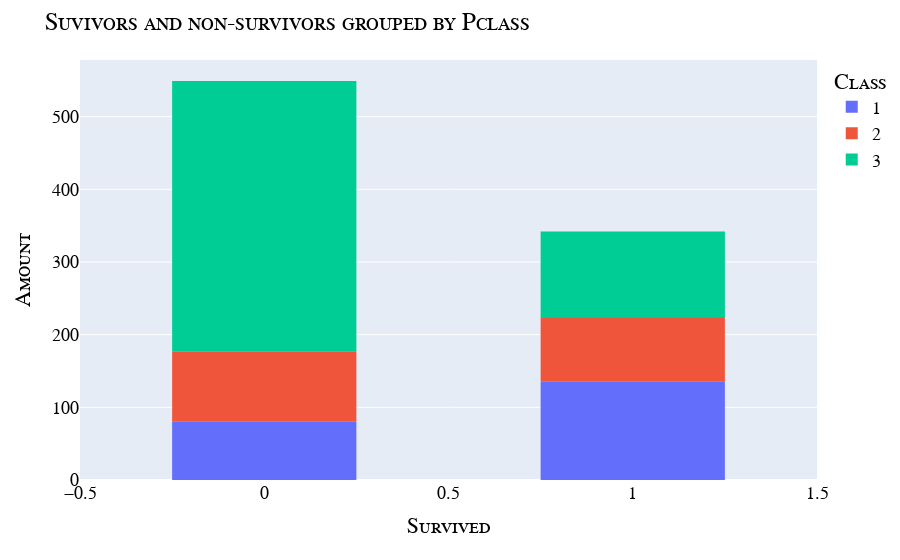

The code cell stored with this chart in its notebook:
### Markdown cell above
## Analysing classes

### Code cell
survivors_by_class = train.groupby(['Pclass', 'Sex', 'Survived']).size().reset_index(name='Amount')
fig = px.histogram(
    survivors_by_class,
    x='Survived',
    y='Amount',
    color='Pclass'
)

fig.update_layout(bargap=0.5,
                 title= {
                     'text': f"Suvivors and non-survivors grouped by Pclass"
                 },
                  yaxis_title='Amount',
                  legend_title_text='Class',
                  font=my_font
                 
)

### Figure 1 — Plotly figure (JSON) as saved in the notebook; plotly's stock layout.template omitted (floating-point values rounded to 4 significant figures)
{"data": [{"bingroup": "x", "histfunc": "sum", "hovertemplate": "Pclass=1<br>Survived=%{x}<br>sum of Amount=%{y}<extra></extra>", "legendgroup": "1", "marker": {"color": "#636efa", "pattern": {"shape": ""}}, "name": "1", "orientation": "v", "showlegend": true, "type": "histogram", "x": [0, 1, 0, 1], "xaxis": "x", "y": [3, 91, 77, 45], "yaxis": "y"}, {"bingroup": "x", "histfunc": "sum", "hovertemplate": "Pclass=2<br>Survived=%{x}<br>sum of Amount=%{y}<extra></extra>", "legendgroup": "2", "marker": {"color": "#EF553B", "pattern": {"shape": ""}}, "name": "2", "orientation": "v", "showlegend": true, "type": "histogram", "x": [0, 1, 0, 1], "xaxis": "x", "y": [6, 70, 91, 17], "yaxis": "y"}, {"bingroup": "x", "histfunc": "sum", "hovertemplate": "Pclass=3<br>Survived=%{x}<br>sum of Amount=%{y}<extra></extra>", "legendgroup": "3", "marker": {"color": "#00cc96", "pattern": {"shape": ""}}, "name": "3", "orientation": "v", "showlegend": true, "type": "histogram", "x": [0, 1, 0, 1], "xaxis": "x", "y": [72, 72, 300, 47], "yaxis": "y"}], "layout": {"bargap": 0.5, "barmode": "relative", "font": {"color": "Black", "family": "Courier New, monospace", "size": 18, "variant": "small-caps"}, "legend": {"title": {"text": "Class"}, "tracegroupgap": 0}, "margin": {"t": 60}, "title": {"text": "Suvivors and non-survivors grouped by Pclass"}, "xaxis": {"anchor": "y", "domain": [0, 1], "title": {"text": "Survived"}}, "yaxis": {"anchor": "x", "domain": [0, 1], "title": {"text": "Amount"}}}}
